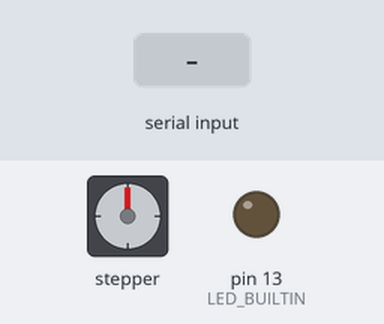
Bench run of a sketch on a simulated Arduino Uno, built with avr-gcc and run on an emulated ATmega328P. Parts: stepper motor, output pins drawn as LEDs (lit = HIGH). The test bench sets the inputs (shaded band). Stepper angles assume 2048 steps per turn.

Above: at 1.2 s.
1.3 s: "1" received over the second serial link
At 1.45 s:
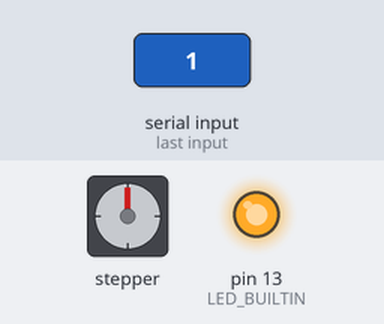
At 2.05 s:
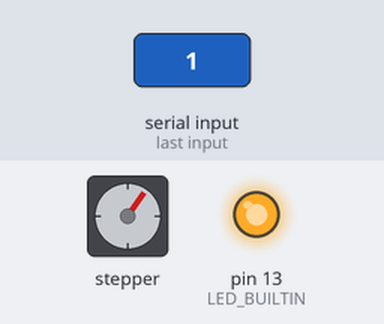
Timing chart, 0 to 8.9 s (numbered marks = the images above; inputs shaded):
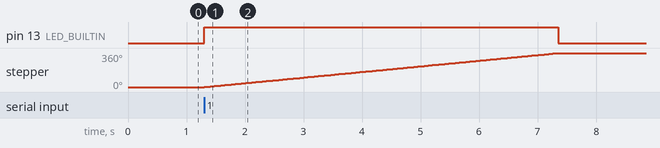

The sketch:

uno.ino
```cpp
#include <SoftwareSerial.h>
#include <Stepper.h>

SoftwareSerial s(5, 6);

const int stepsPerRevolution = 2048;
Stepper myStepper(stepsPerRevolution, 8, 10, 9, 11);

void setup() {
  s.begin(9600);

  myStepper.setSpeed(10);

  pinMode(LED_BUILTIN, OUTPUT);
}

void loop() {
  if (s.available() > 0) {
    char c = s.read();
    if (c == '1') {
      digitalWrite(LED_BUILTIN, HIGH);

      myStepper.step(stepsPerRevolution);
      digitalWrite(8, LOW);
      digitalWrite(9, LOW);
      digitalWrite(10, LOW);
      digitalWrite(11, LOW);

      digitalWrite(LED_BUILTIN, LOW);
    }
  }
}
```

Measured:
- after the input at 1.3 s, pin 13 (LED_BUILTIN): LOW → HIGH at once, → LOW 6.1 s later; stepper: turns 360° clockwise in 6.1 s, starting at once
